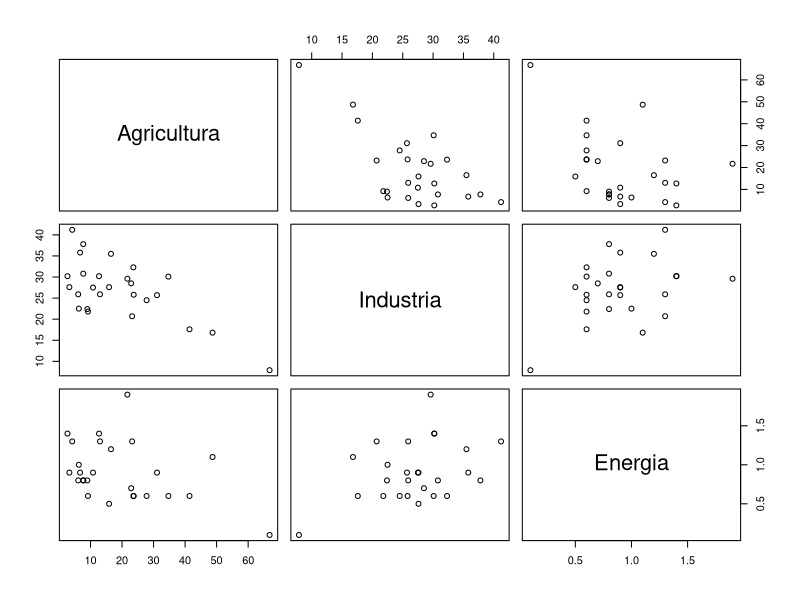
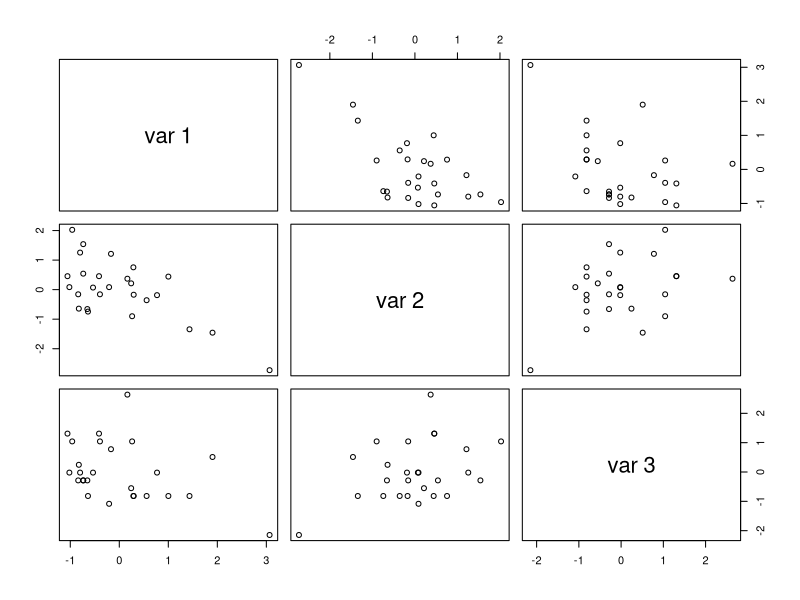

The R script that drew these images, in order:
#library(ggplot2)

# a)

datos <- read.csv("PBI.csv")
X <- as.matrix(datos) #  X en R3
# b)

pairs(datos)

# c)
n <- length(X[,1]) # n = 26 observaciones
x_bar <- colMeans(X) # Media de X (una por cada variable)
I <- diag( rep(1,n) ) # Identidad
unos <- matrix(1, n, 1) # Matriz llena de unos

H <- I - unos %*% t(unos) / n # Matriz de centrado
X_tilde <- H %*% X # Matriz centrada

# d)

Q <- t(X_tilde) %*% X_tilde # En la diagonal las varianzas, fuera de ella las covarianzas. Nos importa el signo.

S <- 1 / (n-1) * Q # Funcion de varianzas y covarianzas S

# e)

D_12 <- diag( diag(S)^(-1/2) ) # Diagonal a la -1/2

Z <- H %*% X %*% D_12 # Es una especie de estandarizacion pero marginando por columnas

pairs(Z) # Las escalas fueron uniformizadas.

# Todas estas cuentas se hacen con scale(X). Lo hicimos para entender como funciona.
# La matriz de covarianzas se hace con cov(X).

# f)

# Matriz de covarianzas y varianzas de Z = Matriz de correlaciones de X

cov(Z) # = t(Z) %*% Z / (n-1) 

# Nuevamente, todas estas cuentas se pueden hacer con cor(X) = cov(Z) = cov( scale(X) )